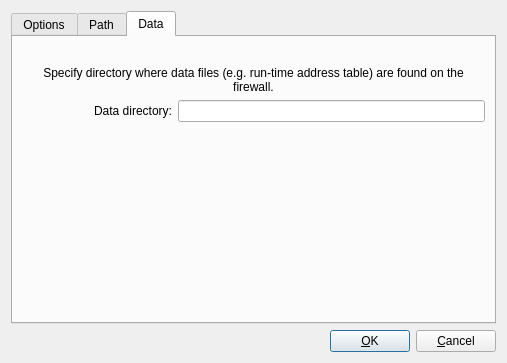
<?xml version="1.0" encoding="UTF-8"?>
<ui version="4.0">
 <class>freebsdAdvancedDialog_q</class>
 <widget class="QDialog" name="freebsdAdvancedDialog_q">
  <property name="windowModality">
   <enum>Qt::WindowModality::WindowModal</enum>
  </property>
  <property name="geometry">
   <rect>
    <x>0</x>
    <y>0</y>
    <width>507</width>
    <height>363</height>
   </rect>
  </property>
  <property name="windowTitle">
   <string>FreeBSD: advanced settings</string>
  </property>
  <layout class="QGridLayout" name="gridLayout_3">
   <item row="0" column="0">
    <widget class="QTabWidget" name="tabWidget">
     <property name="tabShape">
      <enum>QTabWidget::TabShape::Rounded</enum>
     </property>
     <property name="currentIndex">
      <number>2</number>
     </property>
     <widget class="QWidget" name="tab0">
      <attribute name="title">
       <string>Options</string>
      </attribute>
      <layout class="QGridLayout" name="gridLayout">
       <item row="0" column="0">
        <spacer>
         <property name="orientation">
          <enum>Qt::Orientation::Vertical</enum>
         </property>
         <property name="sizeType">
          <enum>QSizePolicy::Policy::Fixed</enum>
         </property>
         <property name="sizeHint" stdset="0">
          <size>
           <width>20</width>
           <height>20</height>
          </size>
         </property>
        </spacer>
       </item>
       <item row="1" column="0">
        <widget class="QLabel" name="label544">
         <property name="text">
          <string>IPv4 Packet forwarding</string>
         </property>
         <property name="alignment">
          <set>Qt::AlignmentFlag::AlignCenter</set>
         </property>
         <property name="wordWrap">
          <bool>false</bool>
         </property>
        </widget>
       </item>
       <item row="1" column="1">
        <widget class="QComboBox" name="freebsd_ip_forward">
         <item>
          <property name="text">
           <string>No change</string>
          </property>
         </item>
         <item>
          <property name="text">
           <string>On</string>
          </property>
         </item>
         <item>
          <property name="text">
           <string>Off</string>
          </property>
         </item>
        </widget>
       </item>
       <item row="1" column="2">
        <spacer>
         <property name="orientation">
          <enum>Qt::Orientation::Horizontal</enum>
         </property>
         <property name="sizeType">
          <enum>QSizePolicy::Policy::Expanding</enum>
         </property>
         <property name="sizeHint" stdset="0">
          <size>
           <width>40</width>
           <height>20</height>
          </size>
         </property>
        </spacer>
       </item>
       <item row="2" column="0">
        <widget class="QLabel" name="label544_2">
         <property name="text">
          <string>IPv6 Packet forwarding</string>
         </property>
         <property name="alignment">
          <set>Qt::AlignmentFlag::AlignCenter</set>
         </property>
         <property name="wordWrap">
          <bool>false</bool>
         </property>
        </widget>
       </item>
       <item row="2" column="1">
        <widget class="QComboBox" name="freebsd_ipv6_forward">
         <item>
          <property name="text">
           <string>No change</string>
          </property>
         </item>
         <item>
          <property name="text">
           <string>On</string>
          </property>
         </item>
         <item>
          <property name="text">
           <string>Off</string>
          </property>
         </item>
        </widget>
       </item>
       <item row="3" column="0">
        <widget class="QLabel" name="label546">
         <property name="text">
          <string>Forward source routed packets</string>
         </property>
         <property name="alignment">
          <set>Qt::AlignmentFlag::AlignCenter</set>
         </property>
         <property name="wordWrap">
          <bool>false</bool>
         </property>
        </widget>
       </item>
       <item row="3" column="1">
        <widget class="QComboBox" name="freebsd_ip_sourceroute">
         <item>
          <property name="text">
           <string>No change</string>
          </property>
         </item>
         <item>
          <property name="text">
           <string>On</string>
          </property>
         </item>
         <item>
          <property name="text">
           <string>Off</string>
          </property>
         </item>
        </widget>
       </item>
       <item row="4" column="0">
        <widget class="QLabel" name="label547">
         <property name="text">
          <string>Generate ICMP redirects</string>
         </property>
         <property name="alignment">
          <set>Qt::AlignmentFlag::AlignCenter</set>
         </property>
         <property name="wordWrap">
          <bool>false</bool>
         </property>
        </widget>
       </item>
       <item row="4" column="1">
        <widget class="QComboBox" name="freebsd_ip_redirect">
         <item>
          <property name="text">
           <string>No change</string>
          </property>
         </item>
         <item>
          <property name="text">
           <string>On</string>
          </property>
         </item>
         <item>
          <property name="text">
           <string>Off</string>
          </property>
         </item>
        </widget>
       </item>
       <item row="5" column="1">
        <spacer name="verticalSpacer">
         <property name="orientation">
          <enum>Qt::Orientation::Vertical</enum>
         </property>
         <property name="sizeHint" stdset="0">
          <size>
           <width>20</width>
           <height>83</height>
          </size>
         </property>
        </spacer>
       </item>
      </layout>
     </widget>
     <widget class="QWidget" name="tab1">
      <attribute name="title">
       <string>Path</string>
      </attribute>
      <layout class="QGridLayout" name="gridLayout_2">
       <item row="0" column="0" colspan="4">
        <widget class="QLabel" name="label576">
         <property name="sizePolicy">
          <sizepolicy hsizetype="Preferred" vsizetype="Preferred">
           <horstretch>0</horstretch>
           <verstretch>0</verstretch>
          </sizepolicy>
         </property>
         <property name="text">
          <string>Specify directory path and a file name for the following utilities on the OS your firewall machine is running. Leave these empty if you want to use default values.</string>
         </property>
         <property name="alignment">
          <set>Qt::AlignmentFlag::AlignCenter</set>
         </property>
         <property name="wordWrap">
          <bool>true</bool>
         </property>
        </widget>
       </item>
       <item row="1" column="0">
        <spacer>
         <property name="orientation">
          <enum>Qt::Orientation::Horizontal</enum>
         </property>
         <property name="sizeType">
          <enum>QSizePolicy::Policy::Expanding</enum>
         </property>
         <property name="sizeHint" stdset="0">
          <size>
           <width>40</width>
           <height>20</height>
          </size>
         </property>
        </spacer>
       </item>
       <item row="1" column="1">
        <widget class="QLabel" name="label594">
         <property name="text">
          <string>ipfw:</string>
         </property>
         <property name="alignment">
          <set>Qt::AlignmentFlag::AlignCenter</set>
         </property>
         <property name="wordWrap">
          <bool>false</bool>
         </property>
        </widget>
       </item>
       <item row="1" column="2">
        <widget class="QLineEdit" name="freebsd_path_ipfw">
         <property name="sizePolicy">
          <sizepolicy hsizetype="Fixed" vsizetype="Fixed">
           <horstretch>0</horstretch>
           <verstretch>0</verstretch>
          </sizepolicy>
         </property>
         <property name="minimumSize">
          <size>
           <width>200</width>
           <height>0</height>
          </size>
         </property>
        </widget>
       </item>
       <item row="1" column="3">
        <spacer>
         <property name="orientation">
          <enum>Qt::Orientation::Horizontal</enum>
         </property>
         <property name="sizeType">
          <enum>QSizePolicy::Policy::Expanding</enum>
         </property>
         <property name="sizeHint" stdset="0">
          <size>
           <width>40</width>
           <height>20</height>
          </size>
         </property>
        </spacer>
       </item>
       <item row="2" column="1">
        <widget class="QLabel" name="label575">
         <property name="text">
          <string>pfctl:</string>
         </property>
         <property name="alignment">
          <set>Qt::AlignmentFlag::AlignCenter</set>
         </property>
         <property name="wordWrap">
          <bool>false</bool>
         </property>
        </widget>
       </item>
       <item row="2" column="2">
        <widget class="QLineEdit" name="freebsd_path_pfctl">
         <property name="minimumSize">
          <size>
           <width>200</width>
           <height>0</height>
          </size>
         </property>
        </widget>
       </item>
       <item row="3" column="1">
        <widget class="QLabel" name="freebsd_path_ipf_label">
         <property name="text">
          <string>ipf:</string>
         </property>
         <property name="alignment">
          <set>Qt::AlignmentFlag::AlignCenter</set>
         </property>
         <property name="wordWrap">
          <bool>false</bool>
         </property>
        </widget>
       </item>
       <item row="3" column="2">
        <widget class="QLineEdit" name="freebsd_path_ipf">
         <property name="sizePolicy">
          <sizepolicy hsizetype="Fixed" vsizetype="Fixed">
           <horstretch>0</horstretch>
           <verstretch>0</verstretch>
          </sizepolicy>
         </property>
         <property name="minimumSize">
          <size>
           <width>200</width>
           <height>0</height>
          </size>
         </property>
        </widget>
       </item>
       <item row="4" column="1">
        <widget class="QLabel" name="label578">
         <property name="text">
          <string>ipnat:</string>
         </property>
         <property name="alignment">
          <set>Qt::AlignmentFlag::AlignCenter</set>
         </property>
         <property name="wordWrap">
          <bool>false</bool>
         </property>
        </widget>
       </item>
       <item row="4" column="2">
        <widget class="QLineEdit" name="freebsd_path_ipnat">
         <property name="minimumSize">
          <size>
           <width>200</width>
           <height>0</height>
          </size>
         </property>
        </widget>
       </item>
       <item row="5" column="1">
        <widget class="QLabel" name="label583">
         <property name="text">
          <string>sysctl:</string>
         </property>
         <property name="alignment">
          <set>Qt::AlignmentFlag::AlignCenter</set>
         </property>
         <property name="wordWrap">
          <bool>false</bool>
         </property>
        </widget>
       </item>
       <item row="5" column="2">
        <widget class="QLineEdit" name="freebsd_path_sysctl">
         <property name="minimumSize">
          <size>
           <width>200</width>
           <height>0</height>
          </size>
         </property>
        </widget>
       </item>
       <item row="6" column="2">
        <spacer>
         <property name="orientation">
          <enum>Qt::Orientation::Vertical</enum>
         </property>
         <property name="sizeType">
          <enum>QSizePolicy::Policy::Expanding</enum>
         </property>
         <property name="sizeHint" stdset="0">
          <size>
           <width>20</width>
           <height>40</height>
          </size>
         </property>
        </spacer>
       </item>
      </layout>
     </widget>
     <widget class="QWidget" name="tab">
      <attribute name="title">
       <string>Data</string>
      </attribute>
      <layout class="QGridLayout" name="gridLayout_7">
       <item row="0" column="1">
        <spacer name="spacer_2">
         <property name="orientation">
          <enum>Qt::Orientation::Vertical</enum>
         </property>
         <property name="sizeType">
          <enum>QSizePolicy::Policy::Fixed</enum>
         </property>
         <property name="sizeHint" stdset="0">
          <size>
           <width>20</width>
           <height>20</height>
          </size>
         </property>
        </spacer>
       </item>
       <item row="1" column="0" colspan="3">
        <widget class="QLabel" name="label456_3">
         <property name="text">
          <string>Specify directory where data files (e.g. run-time address table) are found on the firewall.</string>
         </property>
         <property name="alignment">
          <set>Qt::AlignmentFlag::AlignCenter</set>
         </property>
         <property name="wordWrap">
          <bool>true</bool>
         </property>
        </widget>
       </item>
       <item row="2" column="0">
        <widget class="QLabel" name="label453_4">
         <property name="text">
          <string>Data directory:</string>
         </property>
         <property name="alignment">
          <set>Qt::AlignmentFlag::AlignRight|Qt::AlignmentFlag::AlignTrailing|Qt::AlignmentFlag::AlignVCenter</set>
         </property>
         <property name="wordWrap">
          <bool>false</bool>
         </property>
        </widget>
       </item>
       <item row="2" column="1" colspan="2">
        <widget class="QLineEdit" name="freebsd_data_dir">
         <property name="minimumSize">
          <size>
           <width>300</width>
           <height>0</height>
          </size>
         </property>
        </widget>
       </item>
       <item row="3" column="2">
        <spacer name="verticalSpacer_5">
         <property name="orientation">
          <enum>Qt::Orientation::Vertical</enum>
         </property>
         <property name="sizeHint" stdset="0">
          <size>
           <width>20</width>
           <height>155</height>
          </size>
         </property>
        </spacer>
       </item>
      </layout>
     </widget>
    </widget>
   </item>
   <item row="1" column="0">
    <layout class="QHBoxLayout">
     <item>
      <spacer>
       <property name="orientation">
        <enum>Qt::Orientation::Horizontal</enum>
       </property>
       <property name="sizeType">
        <enum>QSizePolicy::Policy::Expanding</enum>
       </property>
       <property name="sizeHint" stdset="0">
        <size>
         <width>20</width>
         <height>20</height>
        </size>
       </property>
      </spacer>
     </item>
     <item>
      <widget class="QPushButton" name="buttonOk">
       <property name="text">
        <string>&amp;OK</string>
       </property>
       <property name="shortcut">
        <string/>
       </property>
       <property name="autoDefault">
        <bool>true</bool>
       </property>
       <property name="default">
        <bool>true</bool>
       </property>
      </widget>
     </item>
     <item>
      <widget class="QPushButton" name="buttonCancel">
       <property name="text">
        <string>&amp;Cancel</string>
       </property>
       <property name="shortcut">
        <string/>
       </property>
       <property name="autoDefault">
        <bool>true</bool>
       </property>
      </widget>
     </item>
    </layout>
   </item>
  </layout>
 </widget>
 <tabstops>
  <tabstop>tabWidget</tabstop>
  <tabstop>freebsd_ip_forward</tabstop>
  <tabstop>freebsd_ip_sourceroute</tabstop>
  <tabstop>freebsd_ip_redirect</tabstop>
  <tabstop>buttonOk</tabstop>
  <tabstop>buttonCancel</tabstop>
  <tabstop>freebsd_path_ipfw</tabstop>
  <tabstop>freebsd_path_ipf</tabstop>
  <tabstop>freebsd_path_ipnat</tabstop>
  <tabstop>freebsd_path_sysctl</tabstop>
 </tabstops>
 <resources/>
 <connections>
  <connection>
   <sender>buttonOk</sender>
   <signal>clicked()</signal>
   <receiver>freebsdAdvancedDialog_q</receiver>
   <slot>accept()</slot>
   <hints>
    <hint type="sourcelabel">
     <x>20</x>
     <y>20</y>
    </hint>
    <hint type="destinationlabel">
     <x>20</x>
     <y>20</y>
    </hint>
   </hints>
  </connection>
  <connection>
   <sender>buttonCancel</sender>
   <signal>clicked()</signal>
   <receiver>freebsdAdvancedDialog_q</receiver>
   <slot>reject()</slot>
   <hints>
    <hint type="sourcelabel">
     <x>20</x>
     <y>20</y>
    </hint>
    <hint type="destinationlabel">
     <x>20</x>
     <y>20</y>
    </hint>
   </hints>
  </connection>
 </connections>
</ui>
